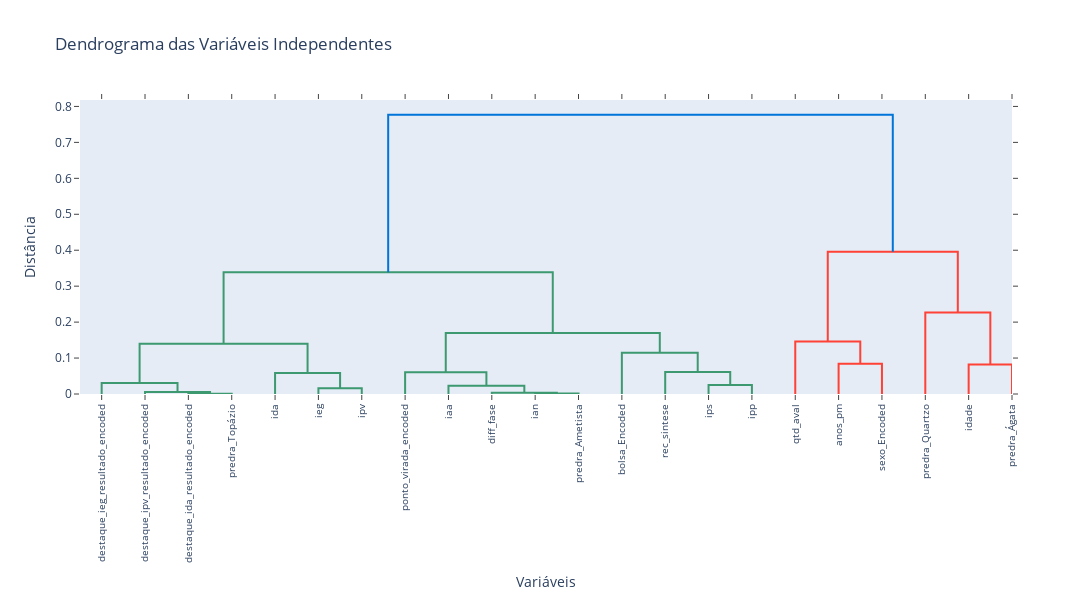

Here is the notebook cell this chart was saved with:
### Code cell
import plotly.figure_factory as ff

# Converter as correlações em um array numpy
correlacoes_array = np.array(correlacoes)

# Calcular a matriz de distância usando a diferença absoluta
distancias = pdist(correlacoes_array.reshape(-1, 1), metric="cityblock")

# Realizar a clusterização hierárquica
Z = linkage(distancias, method="average")

# Criar o dendrograma usando Plotly
fig = ff.create_dendrogram(
    correlacoes_array.reshape(-1, 1),
    orientation="bottom",
    labels=variaveis_independentes,
    linkagefun=lambda x: linkage(x, method="average", metric="cityblock"),
)

# Ajustar o layout para evitar sobreposição das legendas
fig.update_layout(
    width=1200,
    height=600,
    title="Dendrograma das Variáveis Independentes",
    xaxis_title="Variáveis",
    yaxis_title="Distância",
    xaxis=dict(tickangle=-90, tickfont=dict(size=10), automargin=True),
    margin=dict(b=200),
)

# Exibir o dendrograma
fig.show()

### Figure 1 — Plotly figure (JSON) as saved in the notebook; plotly's stock layout.template omitted (floating-point values rounded to 4 significant figures)
{"data": [{"hoverinfo": "text", "marker": {"color": "rgb(61,153,112)"}, "mode": "lines", "type": "scatter", "x": [25, 25, 35, 35], "xaxis": "x", "y": [0, 0.000681, 0.000681, 0], "yaxis": "y"}, {"hoverinfo": "text", "marker": {"color": "rgb(61,153,112)"}, "mode": "lines", "type": "scatter", "x": [15, 15, 30, 30], "xaxis": "x", "y": [0, 0.005865, 0.005865, 0.000681], "yaxis": "y"}, {"hoverinfo": "text", "marker": {"color": "rgb(61,153,112)"}, "mode": "lines", "type": "scatter", "x": [5, 5, 22.5, 22.5], "xaxis": "x", "y": [0, 0.03072, 0.03072, 0.005865], "yaxis": "y"}, {"hoverinfo": "text", "marker": {"color": "rgb(61,153,112)"}, "mode": "lines", "type": "scatter", "x": [55, 55, 65, 65], "xaxis": "x", "y": [0, 0.01593, 0.01593, 0], "yaxis": "y"}, {"hoverinfo": "text", "marker": {"color": "rgb(61,153,112)"}, "mode": "lines", "type": "scatter", "x": [45, 45, 60, 60], "xaxis": "x", "y": [0, 0.05866, 0.05866, 0.01593], "yaxis": "y"}, {"hoverinfo": "text", "marker": {"color": "rgb(61,153,112)"}, "mode": "lines", "type": "scatter", "x": [13.75, 13.75, 52.5, 52.5], "xaxis": "x", "y": [0.03072, 0.1397, 0.1397, 0.05866], "yaxis": "y"}, {"hoverinfo": "text", "marker": {"color": "rgb(61,153,112)"}, "mode": "lines", "type": "scatter", "x": [105, 105, 115, 115], "xaxis": "x", "y": [0, 0.001362, 0.001362, 0], "yaxis": "y"}, {"hoverinfo": "text", "marker": {"color": "rgb(61,153,112)"}, "mode": "lines", "type": "scatter", "x": [95, 95, 110, 110], "xaxis": "x", "y": [0, 0.003457, 0.003457, 0.001362], "yaxis": "y"}, {"hoverinfo": "text", "marker": {"color": "rgb(61,153,112)"}, "mode": "lines", "type": "scatter", "x": [85, 85, 102.5, 102.5], "xaxis": "x", "y": [0, 0.02291, 0.02291, 0.003457], "yaxis": "y"}, {"hoverinfo": "text", "marker": {"color": "rgb(61,153,112)"}, "mode": "lines", "type": "scatter", "x": [75, 75, 93.75, 93.75], "xaxis": "x", "y": [0, 0.06053, 0.06053, 0.02291], "yaxis": "y"}, {"hoverinfo": "text", "marker": {"color": "rgb(61,153,112)"}, "mode": "lines", "type": "scatter", "x": [145, 145, 155, 155], "xaxis": "x", "y": [0, 0.02526, 0.02526, 0], "yaxis": "y"}, {"hoverinfo": "text", "marker": {"color": "rgb(61,153,112)"}, "mode": "lines", "type": "scatter", "x": [135, 135, 150, 150], "xaxis": "x", "y": [0, 0.06132, 0.06132, 0.02526], "yaxis": "y"}, {"hoverinfo": "text", "marker": {"color": "rgb(61,153,112)"}, "mode": "lines", "type": "scatter", "x": [125, 125, 142.5, 142.5], "xaxis": "x", "y": [0, 0.1145, 0.1145, 0.06132], "yaxis": "y"}, {"hoverinfo": "text", "marker": {"color": "rgb(61,153,112)"}, "mode": "lines", "type": "scatter", "x": [84.38, 84.38, 133.8, 133.8], "xaxis": "x", "y": [0.06053, 0.1697, 0.1697, 0.1145], "yaxis": "y"}, {"hoverinfo": "text", "marker": {"color": "rgb(61,153,112)"}, "mode": "lines", "type": "scatter", "x": [33.12, 33.12, 109.1, 109.1], "xaxis": "x", "y": [0.1397, 0.3386, 0.3386, 0.1697], "yaxis": "y"}, {"hoverinfo": "text", "marker": {"color": "rgb(255,65,54)"}, "mode": "lines", "type": "scatter", "x": [175, 175, 185, 185], "xaxis": "x", "y": [0, 0.08405, 0.08405, 0], "yaxis": "y"}, {"hoverinfo": "text", "marker": {"color": "rgb(255,65,54)"}, "mode": "lines", "type": "scatter", "x": [165, 165, 180, 180], "xaxis": "x", "y": [0, 0.1464, 0.1464, 0.08405], "yaxis": "y"}, {"hoverinfo": "text", "marker": {"color": "rgb(255,65,54)"}, "mode": "lines", "type": "scatter", "x": [205, 205, 215, 215], "xaxis": "x", "y": [0, 0.08199, 0.08199, 0], "yaxis": "y"}, {"hoverinfo": "text", "marker": {"color": "rgb(255,65,54)"}, "mode": "lines", "type": "scatter", "x": [195, 195, 210, 210], "xaxis": "x", "y": [0, 0.2268, 0.2268, 0.08199], "yaxis": "y"}, {"hoverinfo": "text", "marker": {"color": "rgb(255,65,54)"}, "mode": "lines", "type": "scatter", "x": [172.5, 172.5, 202.5, 202.5], "xaxis": "x", "y": [0.1464, 0.3959, 0.3959, 0.2268], "yaxis": "y"}, {"hoverinfo": "text", "marker": {"color": "rgb(0,116,217)"}, "mode": "lines", "type": "scatter", "x": [71.09, 71.09, 187.5, 187.5], "xaxis": "x", "y": [0.3386, 0.777, 0.777, 0.3959], "yaxis": "y"}], "layout": {"autosize": false, "height": 600, "hovermode": "closest", "margin": {"b": 200}, "showlegend": false, "title": {"text": "Dendrograma das Variáveis Independentes"}, "width": 1200, "xaxis": {"automargin": true, "mirror": "allticks", "rangemode": "tozero", "showgrid": false, "showline": true, "showticklabels": true, "tickangle": -90, "tickfont": {"size": 10}, "tickmode": "array", "ticks": "outside", "ticktext": ["destaque_ieg_resultado_encoded", "destaque_ipv_resultado_encoded", "destaque_ida_resultado_encoded", "predra_Topázio", "ida", "ieg", "ipv", "ponto_virada_encoded", "iaa", "diff_fase", "ian", "predra_Ametista", "bolsa_Encoded", "rec_sintese", "ips", "ipp", "qtd_aval", "anos_pm", "sexo_Encoded", "predra_Quartzo", "idade", "predra_Ágata"], "tickvals": [5, 15, 25, 35, 45, 55, 65, 75, 85, 95, 105, 115, 125, 135, 145, 155, 165, 175, 185, 195, 205, 215], "title": {"text": "Variáveis"}, "type": "linear", "zeroline": false}, "yaxis": {"mirror": "allticks", "rangemode": "tozero", "showgrid": false, "showline": true, "showticklabels": true, "ticks": "outside", "title": {"text": "Distância"}, "type": "linear", "zeroline": false}}}
